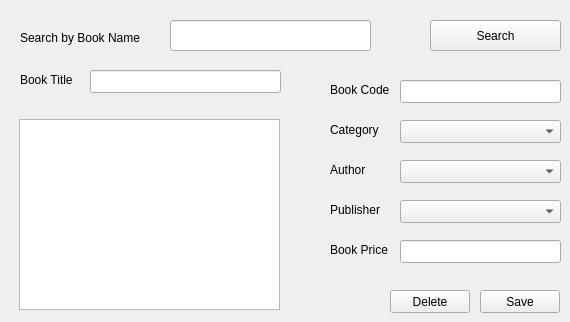
      <widget class="QWidget" name="tab_6">
       <attribute name="title">
        <string>Edit or Delete Book</string>
       </attribute>
       <widget class="QComboBox" name="comboBox_6">
        <property name="geometry">
         <rect>
          <x>400</x>
          <y>120</y>
          <width>161</width>
          <height>23</height>
         </rect>
        </property>
       </widget>
       <widget class="QLabel" name="label_9">
        <property name="geometry">
         <rect>
          <x>20</x>
          <y>30</y>
          <width>141</width>
          <height>16</height>
         </rect>
        </property>
        <property name="text">
         <string>Search by Book Name</string>
        </property>
       </widget>
       <widget class="QTextEdit" name="textEdit_2">
        <property name="geometry">
         <rect>
          <x>19</x>
          <y>119</y>
          <width>261</width>
          <height>191</height>
         </rect>
        </property>
       </widget>
       <widget class="QLineEdit" name="lineEdit_5">
        <property name="geometry">
         <rect>
          <x>400</x>
          <y>240</y>
          <width>161</width>
          <height>23</height>
         </rect>
        </property>
       </widget>
       <widget class="QLabel" name="label_10">
        <property name="geometry">
         <rect>
          <x>330</x>
          <y>240</y>
          <width>71</width>
          <height>20</height>
         </rect>
        </property>
        <property name="text">
         <string>Book Price</string>
        </property>
       </widget>
       <widget class="QLabel" name="label_11">
        <property name="geometry">
         <rect>
          <x>330</x>
          <y>160</y>
          <width>71</width>
          <height>20</height>
         </rect>
        </property>
        <property name="text">
         <string>Author </string>
        </property>
       </widget>
       <widget class="QComboBox" name="comboBox_7">
        <property name="geometry">
         <rect>
          <x>400</x>
          <y>200</y>
          <width>161</width>
          <height>23</height>
         </rect>
        </property>
       </widget>
       <widget class="QComboBox" name="comboBox_8">
        <property name="geometry">
         <rect>
          <x>400</x>
          <y>160</y>
          <width>161</width>
          <height>23</height>
         </rect>
        </property>
       </widget>
       <widget class="QLineEdit" name="lineEdit_6">
        <property name="geometry">
         <rect>
          <x>170</x>
          <y>20</y>
          <width>201</width>
          <height>31</height>
         </rect>
        </property>
       </widget>
       <widget class="QLineEdit" name="lineEdit_7">
        <property name="geometry">
         <rect>
          <x>90</x>
          <y>70</y>
          <width>191</width>
          <height>23</height>
         </rect>
        </property>
       </widget>
       <widget class="QLabel" name="label_12">
        <property name="geometry">
         <rect>
          <x>20</x>
          <y>70</y>
          <width>71</width>
          <height>20</height>
         </rect>
        </property>
        <property name="text">
         <string>Book Title </string>
        </property>
       </widget>
       <widget class="QLabel" name="label_13">
        <property name="geometry">
         <rect>
          <x>330</x>
          <y>200</y>
          <width>71</width>
          <height>20</height>
         </rect>
        </property>
        <property name="text">
         <string>Publisher</string>
        </property>
       </widget>
       <widget class="QLabel" name="label_14">
        <property name="geometry">
         <rect>
          <x>330</x>
          <y>120</y>
          <width>71</width>
          <height>20</height>
         </rect>
        </property>
        <property name="text">
         <string>Category </string>
        </property>
       </widget>
       <widget class="QPushButton" name="pushButton_8">
        <property name="geometry">
         <rect>
          <x>430</x>
          <y>20</y>
          <width>131</width>
          <height>31</height>
         </rect>
        </property>
        <property name="text">
         <string>Search</string>
        </property>
       </widget>
       <widget class="QPushButton" name="pushButton_9">
        <property name="geometry">
         <rect>
          <x>480</x>
          <y>290</y>
          <width>80</width>
          <height>23</height>
         </rect>
        </property>
        <property name="text">
         <string>Save</string>
        </property>
       </widget>
       <widget class="QPushButton" name="pushButton_10">
        <property name="geometry">
         <rect>
          <x>390</x>
          <y>290</y>
          <width>80</width>
          <height>23</height>
         </rect>
        </property>
        <property name="autoFillBackground">
         <bool>false</bool>
        </property>
        <property name="text">
         <string>Delete</string>
        </property>
       </widget>
       <widget class="QLineEdit" name="lineEdit_17">
        <property name="geometry">
         <rect>
          <x>400</x>
          <y>80</y>
          <width>161</width>
          <height>23</height>
         </rect>
        </property>
       </widget>
       <widget class="QLabel" name="label_31">
        <property name="geometry">
         <rect>
          <x>330</x>
          <y>80</y>
          <width>71</width>
          <height>20</height>
         </rect>
        </property>
        <property name="text">
         <string>Book Code</string>
        </property>
       </widget>
      </widget>
